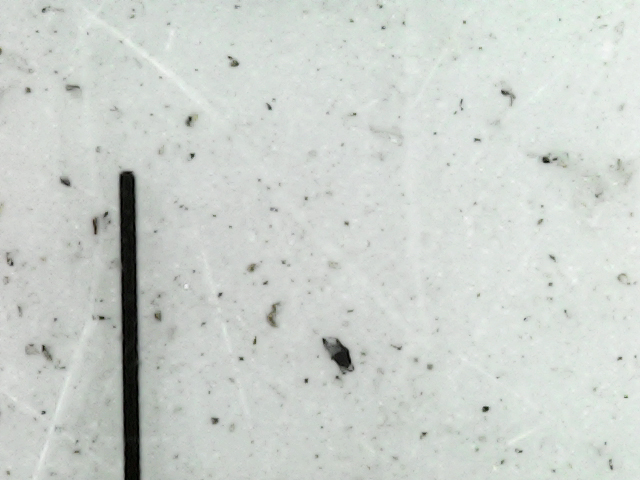
#> input picture dustRecognition/pictures/img.jpg, 640 x 480 px, found by its file name
$ python 'main 2.py'
#> lines starting #> are read from the running program, lines starting #| are printed output that depends on the picture
from numpy import ndarray
from skimage import io
import cv2 as cv
import matplotlib.pyplot as plt
from typing import TypeAlias
from collections import OrderedDict


Picture: TypeAlias = ndarray
DustSize: TypeAlias = int
Quantity: TypeAlias = int


class Cell:
    i: int
    j: int
    color: int
    _dust_piece: 'DustPiece | None' = None

    def __init__(self, i: int, j: int, color: int):
        self.i = i
        self.j = j
        self.color = color

    def __repr__(self) -> str:
        return str(self.color)

    @property
    def dust_piece(self) -> 'DustPiece | None':
        return self._dust_piece

    @dust_piece.setter
    def dust_piece(self, dust_piece: 'DustPiece') -> None:
        self._dust_piece = dust_piece
        dust_piece.add_cell(self)


class DustPiece:
    current_pk = 0
    cells: set[Cell]
    _dust_field: 'DustField'

    def __init__(self, dust_field: 'DustField'):
        self.__class__.current_pk += 1
        self.pk = self.__class__.current_pk
        self.cells = set()
        self._dust_field = dust_field
        dust_field.add_dust_piece(self)

    def add_cell(self, cell: Cell) -> None:
        self.cells.add(cell)


class DustField:
    dust_pieces: list[DustPiece]
    _field: list[list[Cell]]

    def __init__(self, field: Picture):
        field = list([list(row) for row in field])
        self.dust_pieces = []
        for i, row in enumerate(field):
            for j, color in enumerate(row):
                row[j] = Cell(i, j, color)
        self.field = field

    def distribute_dust_by_size(self) -> dict[DustSize, Quantity]:
        self._find_dust_pieces_for_cells()
        distribution = {}
        for dust_piece in self.dust_pieces:
            current_size = len(dust_piece.cells)
            distribution[current_size] = distribution.setdefault(current_size, 0) + 1
        return distribution

    def _find_dust_pieces_for_cells(self) -> None:
        """ Searches for white (255) cells which haven't found their dust_piece yet"""
        for row in self._field:
            for cell in row:
                if cell.color == 255 or cell.dust_piece:
                    continue
                self._recognize_dust_piece(cell)

    def _recognize_dust_piece(self, cell: Cell, dust_piece: DustPiece = None) -> None:
        """ Recognize the entire dust piece which contains the cell """
        cell.dust_piece = dust_piece or DustPiece(self)
        neighbors = self._get_neighbors(cell)
        # print(cell.i, cell.j, len(neighbors))
        for neighbor in neighbors:
            self._recognize_dust_piece(neighbor, dust_piece=cell.dust_piece)

    def _get_neighbors(self, cell) -> list[Cell]:
        """ Return only neighbours which haven't found their dust piece yet """
        # Need to look for those on the right and from below
        i, j = cell.i, cell.j
        if j == len(self.field[0]) - 1 or i == len(self.field) - 1:
            return []
        candidate_cells = (
            self._field[i][j + 1],
            self._field[i + 1][j + 1],
            self._field[i + 1][j],
            self._field[i + 1][j - 1],
        )
        return list(filter(lambda cell: cell.dust_piece is None and cell.color != 255, candidate_cells))
        # return [cell for cell in candidate_cells if cell.dust_piece is None]

    def add_dust_piece(self, dust_piece: DustPiece) -> None:
        self.dust_pieces.append(dust_piece)

    @property
    def field(self) -> list[list[Cell]]:
        return self._field

    @field.setter
    def field(self, field: list[list[Cell]]) -> None:
        self._field = (
            [row + [Cell(i, len(field[0]), 255)] for i, row in enumerate(field)]
            + [[Cell(len(field) - 1, len(field[0]), 255)] * (len(field[0]) + 1)]
        )


def read_img(file_name: str) -> Picture:
#> called with file_name = 'img.jpg'
    return io.imread(file_name)
#> returned value is the input picture: shape (480, 640, 3); mean R, G, B 204.3, 209.8, 205


def get_grayscale(img: Picture) -> Picture:
    return cv.cvtColor(img, cv.COLOR_BGR2GRAY)
#> returned value: shape (480, 640)


def get_blurred(img: Picture, a: int = 50, b: int = 8,
                c: int = 50, blur: bool = True) -> Picture:
#> called with a = 50, b = 15, c = 50, blur = True
    return cv.bilateralFilter(img, a, b, c) if blur else img


def get_filtered(img: Picture, bound: int = 180, filter: bool = True) -> Picture:
#> called with bound = 145, filter = True
    if not filter:
        return img

    copy_img = img.copy()

    for row in copy_img:
        for j, pixel_value in enumerate(row):
            if pixel_value > bound:
                row[j] = 255

    return copy_img


def save_to_file(img: Picture, name: str = "result_50_8_50.png") -> None:
    cv.imwrite(name, img)


def show(img: Picture, name: str = "some_img") -> None:
    cv.imshow(name, img)


def build_histogram(distribution: OrderedDict[DustSize, Quantity]) -> None:
    n = sum(distribution.values())
    Size = list(distribution)
    W = [ni / n for ni in distribution.values()]
    # plt.figure()
    plt.plot(Size, W)
    plt.show()


def main():
    fig, ax = plt.subplots()

    BOUND = 145
    A = 50
    B = 15
    C = 50
    FILTERED_BLURRED_NAME = f"Afiltered Blurred Bound: {BOUND}"
    FILTERED_NON_BLURRED_NAME = f"Afiltered Non-Blurred Bound: {BOUND}"

    raw_img = read_img("img.jpg")
    # raw_img = read_img("test_img.jpg")

    gs_img = get_grayscale(raw_img)
    blurred_img = get_blurred(gs_img,a=A, b=B, c=C, blur=True)
    filtered_blurred_img = get_filtered(blurred_img, bound=BOUND, filter=True)
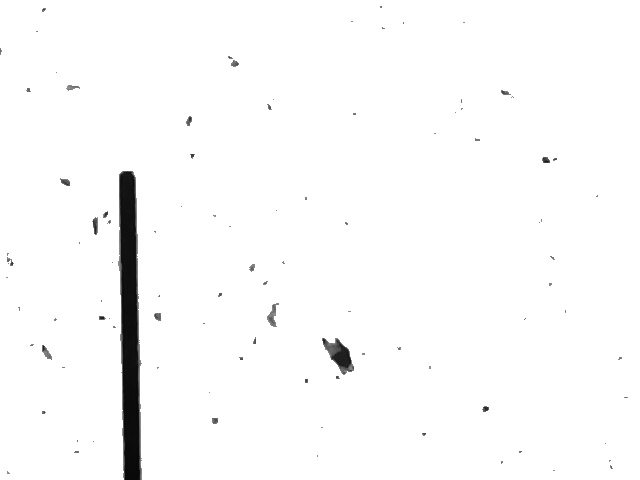
#> filtered_blurred_img: shape (480, 640); min 8, max 255, mean 250

    save_to_file(filtered_blurred_img, f"{FILTERED_BLURRED_NAME}.png")

    show(gs_img, f"grayscale")
    show(filtered_blurred_img, FILTERED_BLURRED_NAME)

    dust_field = DustField(filtered_blurred_img)
#> in __init__, `field = list([list(row) for row in field])`: field = 480 items
#> the loop in __init__, `for i, row in enumerate(field):` made 480 passes

    distribution = dust_field.distribute_dust_by_size()
    distribution = OrderedDict(sorted(distribution.items()))
    distribution.popitem()
    distribution.popitem()

    # print(distribution)

    build_histogram(distribution)
#> in build_histogram, `plt.show()`:
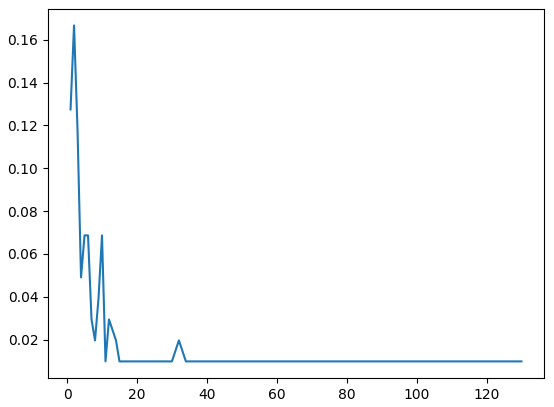
#> figure drawn by matplotlib, 1 panel; curve peaks at x = 2, y = 0.167


if __name__ == '__main__':
    main()
    # test()
    cv.waitKey(0)
    cv.destroyAllWindows()
